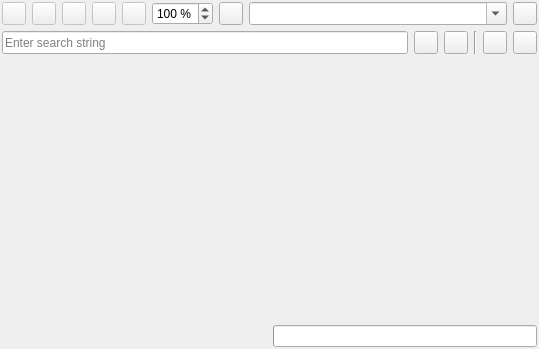
<?xml version="1.0" encoding="UTF-8"?>
<ui version="4.0">
 <author>R. Reucher</author>
 <class>MiniWebBrowser</class>
 <widget class="QWidget" name="MiniWebBrowser">
  <property name="geometry">
   <rect>
    <x>0</x>
    <y>0</y>
    <width>539</width>
    <height>349</height>
   </rect>
  </property>
  <property name="windowTitle">
   <string>Mini Web Browser</string>
  </property>
  <layout class="QGridLayout" name="gridLayout">
   <property name="margin">
    <number>2</number>
   </property>
   <item row="3" column="1">
    <widget class="QProgressBar" name="progressBar">
     <property name="sizePolicy">
      <sizepolicy hsizetype="Expanding" vsizetype="Fixed">
       <horstretch>0</horstretch>
       <verstretch>0</verstretch>
      </sizepolicy>
     </property>
     <property name="value">
      <number>0</number>
     </property>
     <property name="textVisible">
      <bool>false</bool>
     </property>
    </widget>
   </item>
   <item row="3" column="0">
    <widget class="QLabel" name="labelStatus">
     <property name="sizePolicy">
      <sizepolicy hsizetype="Expanding" vsizetype="Preferred">
       <horstretch>0</horstretch>
       <verstretch>0</verstretch>
      </sizepolicy>
     </property>
     <property name="text">
      <string/>
     </property>
    </widget>
   </item>
   <item row="2" column="0" colspan="2">
    <widget class="QFrame" name="frameBrowser">
     <property name="sizePolicy">
      <sizepolicy hsizetype="Expanding" vsizetype="Expanding">
       <horstretch>0</horstretch>
       <verstretch>0</verstretch>
      </sizepolicy>
     </property>
     <layout class="QVBoxLayout" name="verticalLayout">
      <property name="margin">
       <number>0</number>
      </property>
     </layout>
    </widget>
   </item>
   <item row="1" column="0" colspan="2">
    <widget class="QFrame" name="frameSearch">
     <layout class="QHBoxLayout" name="horizontalLayoutFrameSearch">
      <property name="margin">
       <number>0</number>
      </property>
      <item>
       <widget class="QLineEdit" name="lineEditSearch">
        <property name="sizePolicy">
         <sizepolicy hsizetype="Expanding" vsizetype="Minimum">
          <horstretch>0</horstretch>
          <verstretch>0</verstretch>
         </sizepolicy>
        </property>
        <property name="toolTip">
         <string>Enter search string</string>
        </property>
        <property name="placeholderText">
         <string>Enter search string</string>
        </property>
       </widget>
      </item>
      <item>
       <widget class="QToolButton" name="toolButtonPrevious">
        <property name="sizePolicy">
         <sizepolicy hsizetype="Fixed" vsizetype="Minimum">
          <horstretch>0</horstretch>
          <verstretch>0</verstretch>
         </sizepolicy>
        </property>
        <property name="toolTip">
         <string>Find previous occurrence</string>
        </property>
        <property name="icon">
         <iconset resource="../qmc2.qrc">
          <normaloff>:/data/img/left_action.png</normaloff>:/data/img/left_action.png</iconset>
        </property>
       </widget>
      </item>
      <item>
       <widget class="QToolButton" name="toolButtonNext">
        <property name="sizePolicy">
         <sizepolicy hsizetype="Fixed" vsizetype="Minimum">
          <horstretch>0</horstretch>
          <verstretch>0</verstretch>
         </sizepolicy>
        </property>
        <property name="toolTip">
         <string>Find next occurrence</string>
        </property>
        <property name="icon">
         <iconset resource="../qmc2.qrc">
          <normaloff>:/data/img/right_action.png</normaloff>:/data/img/right_action.png</iconset>
        </property>
       </widget>
      </item>
      <item>
       <widget class="Line" name="line">
        <property name="orientation">
         <enum>Qt::Vertical</enum>
        </property>
       </widget>
      </item>
      <item>
       <widget class="QToolButton" name="toolButtonCaseSensitive">
        <property name="sizePolicy">
         <sizepolicy hsizetype="Fixed" vsizetype="Minimum">
          <horstretch>0</horstretch>
          <verstretch>0</verstretch>
         </sizepolicy>
        </property>
        <property name="toolTip">
         <string>Case-sensitive</string>
        </property>
        <property name="icon">
         <iconset resource="../qmc2.qrc">
          <normaloff>:/data/img/characters.png</normaloff>:/data/img/characters.png</iconset>
        </property>
        <property name="checkable">
         <bool>true</bool>
        </property>
       </widget>
      </item>
      <item>
       <widget class="QToolButton" name="toolButtonHighlight">
        <property name="sizePolicy">
         <sizepolicy hsizetype="Fixed" vsizetype="Minimum">
          <horstretch>0</horstretch>
          <verstretch>0</verstretch>
         </sizepolicy>
        </property>
        <property name="toolTip">
         <string>Highlight matches</string>
        </property>
        <property name="icon">
         <iconset resource="../qmc2.qrc">
          <normaloff>:/data/img/highlight.png</normaloff>:/data/img/highlight.png</iconset>
        </property>
        <property name="checkable">
         <bool>true</bool>
        </property>
       </widget>
      </item>
     </layout>
    </widget>
   </item>
   <item row="0" column="0" colspan="2">
    <widget class="QFrame" name="frameUrl">
     <layout class="QHBoxLayout" name="horizontalLayoutFrameUrl">
      <property name="margin">
       <number>0</number>
      </property>
      <item>
       <widget class="QToolButton" name="toolButtonBack">
        <property name="enabled">
         <bool>false</bool>
        </property>
        <property name="sizePolicy">
         <sizepolicy hsizetype="Fixed" vsizetype="Minimum">
          <horstretch>0</horstretch>
          <verstretch>0</verstretch>
         </sizepolicy>
        </property>
        <property name="toolTip">
         <string>Go back</string>
        </property>
        <property name="statusTip">
         <string>Go back</string>
        </property>
        <property name="icon">
         <iconset resource="../qmc2.qrc">
          <normaloff>:/data/img/back.png</normaloff>:/data/img/back.png</iconset>
        </property>
       </widget>
      </item>
      <item>
       <widget class="QToolButton" name="toolButtonForward">
        <property name="enabled">
         <bool>false</bool>
        </property>
        <property name="sizePolicy">
         <sizepolicy hsizetype="Fixed" vsizetype="Minimum">
          <horstretch>0</horstretch>
          <verstretch>0</verstretch>
         </sizepolicy>
        </property>
        <property name="toolTip">
         <string>Go forward</string>
        </property>
        <property name="statusTip">
         <string>Go forward</string>
        </property>
        <property name="icon">
         <iconset resource="../qmc2.qrc">
          <normaloff>:/data/img/forward.png</normaloff>:/data/img/forward.png</iconset>
        </property>
       </widget>
      </item>
      <item>
       <widget class="QToolButton" name="toolButtonReload">
        <property name="enabled">
         <bool>false</bool>
        </property>
        <property name="sizePolicy">
         <sizepolicy hsizetype="Fixed" vsizetype="Minimum">
          <horstretch>0</horstretch>
          <verstretch>0</verstretch>
         </sizepolicy>
        </property>
        <property name="toolTip">
         <string>Reload current page</string>
        </property>
        <property name="statusTip">
         <string>Reload current page</string>
        </property>
        <property name="icon">
         <iconset resource="../qmc2.qrc">
          <normaloff>:/data/img/reload.png</normaloff>:/data/img/reload.png</iconset>
        </property>
       </widget>
      </item>
      <item>
       <widget class="QToolButton" name="toolButtonStop">
        <property name="enabled">
         <bool>false</bool>
        </property>
        <property name="sizePolicy">
         <sizepolicy hsizetype="Fixed" vsizetype="Minimum">
          <horstretch>0</horstretch>
          <verstretch>0</verstretch>
         </sizepolicy>
        </property>
        <property name="toolTip">
         <string>Stop loading of current page</string>
        </property>
        <property name="statusTip">
         <string>Stop loading of current page</string>
        </property>
        <property name="icon">
         <iconset resource="../qmc2.qrc">
          <normaloff>:/data/img/stop_browser.png</normaloff>:/data/img/stop_browser.png</iconset>
        </property>
       </widget>
      </item>
      <item>
       <widget class="QToolButton" name="toolButtonHome">
        <property name="enabled">
         <bool>false</bool>
        </property>
        <property name="sizePolicy">
         <sizepolicy hsizetype="Fixed" vsizetype="Minimum">
          <horstretch>0</horstretch>
          <verstretch>0</verstretch>
         </sizepolicy>
        </property>
        <property name="toolTip">
         <string>Go home (first page)</string>
        </property>
        <property name="statusTip">
         <string>Go home (first page)</string>
        </property>
        <property name="icon">
         <iconset resource="../qmc2.qrc">
          <normaloff>:/data/img/home.png</normaloff>:/data/img/home.png</iconset>
        </property>
       </widget>
      </item>
      <item>
       <widget class="QSpinBox" name="spinBoxZoom">
        <property name="sizePolicy">
         <sizepolicy hsizetype="Fixed" vsizetype="Minimum">
          <horstretch>0</horstretch>
          <verstretch>0</verstretch>
         </sizepolicy>
        </property>
        <property name="toolTip">
         <string>Set zoom factor</string>
        </property>
        <property name="statusTip">
         <string>Set zoom factor</string>
        </property>
        <property name="suffix">
         <string> %</string>
        </property>
        <property name="minimum">
         <number>10</number>
        </property>
        <property name="maximum">
         <number>800</number>
        </property>
        <property name="singleStep">
         <number>10</number>
        </property>
        <property name="value">
         <number>100</number>
        </property>
       </widget>
      </item>
      <item>
       <widget class="QToolButton" name="toolButtonToggleSearchBar">
        <property name="sizePolicy">
         <sizepolicy hsizetype="Fixed" vsizetype="Minimum">
          <horstretch>0</horstretch>
          <verstretch>0</verstretch>
         </sizepolicy>
        </property>
        <property name="toolTip">
         <string>Toggle display of the search bar</string>
        </property>
        <property name="icon">
         <iconset resource="../qmc2.qrc">
          <normaloff>:/data/img/find.png</normaloff>:/data/img/find.png</iconset>
        </property>
        <property name="checkable">
         <bool>true</bool>
        </property>
       </widget>
      </item>
      <item>
       <widget class="QComboBox" name="comboBoxURL">
        <property name="sizePolicy">
         <sizepolicy hsizetype="Expanding" vsizetype="Minimum">
          <horstretch>0</horstretch>
          <verstretch>0</verstretch>
         </sizepolicy>
        </property>
        <property name="toolTip">
         <string>Enter current URL</string>
        </property>
        <property name="statusTip">
         <string>Enter current URL</string>
        </property>
        <property name="editable">
         <bool>true</bool>
        </property>
        <property name="maxVisibleItems">
         <number>20</number>
        </property>
        <property name="insertPolicy">
         <enum>QComboBox::NoInsert</enum>
        </property>
       </widget>
      </item>
      <item>
       <widget class="QToolButton" name="toolButtonLoad">
        <property name="sizePolicy">
         <sizepolicy hsizetype="Fixed" vsizetype="Minimum">
          <horstretch>0</horstretch>
          <verstretch>0</verstretch>
         </sizepolicy>
        </property>
        <property name="toolTip">
         <string>Load URL</string>
        </property>
        <property name="statusTip">
         <string>Load URL</string>
        </property>
        <property name="icon">
         <iconset resource="../qmc2.qrc">
          <normaloff>:/data/img/yes.png</normaloff>:/data/img/yes.png</iconset>
        </property>
       </widget>
      </item>
     </layout>
    </widget>
   </item>
  </layout>
 </widget>
 <layoutdefault spacing="6" margin="6"/>
 <tabstops>
  <tabstop>toolButtonBack</tabstop>
  <tabstop>toolButtonForward</tabstop>
  <tabstop>toolButtonReload</tabstop>
  <tabstop>toolButtonStop</tabstop>
  <tabstop>toolButtonHome</tabstop>
  <tabstop>spinBoxZoom</tabstop>
  <tabstop>toolButtonToggleSearchBar</tabstop>
  <tabstop>comboBoxURL</tabstop>
  <tabstop>toolButtonLoad</tabstop>
  <tabstop>lineEditSearch</tabstop>
 </tabstops>
 <resources>
  <include location="../qmc2.qrc"/>
 </resources>
 <connections/>
</ui>
